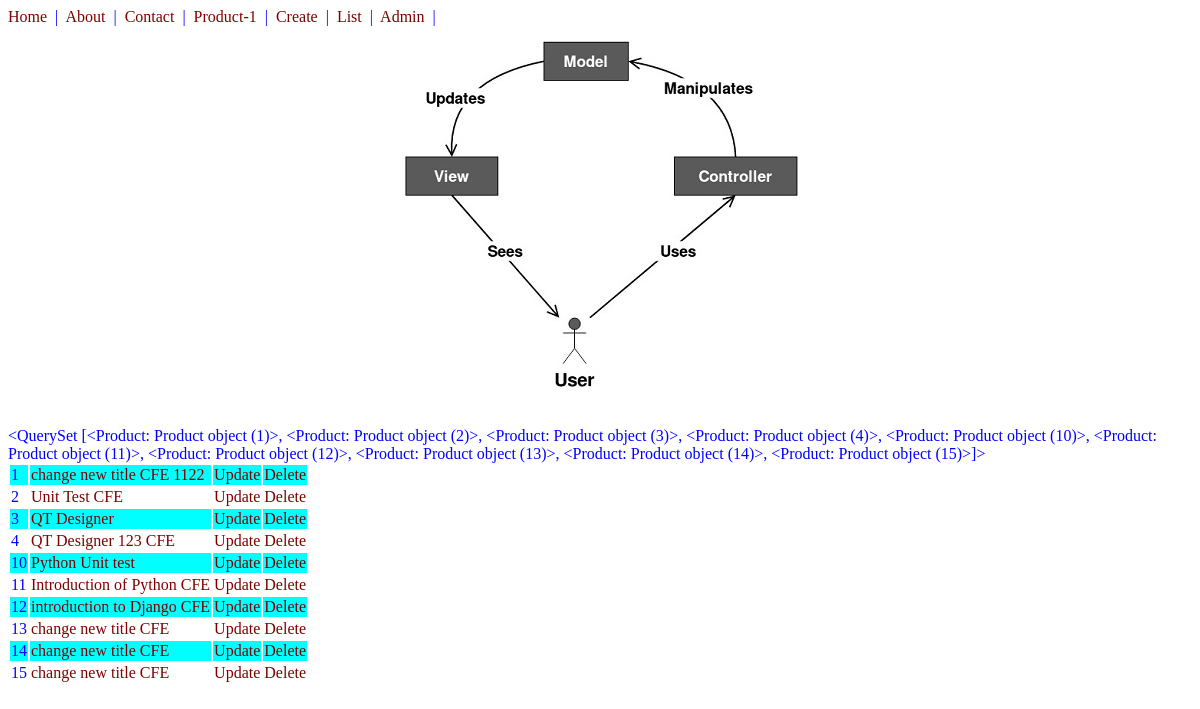
/products/, run on an earlier commit of the app's database.
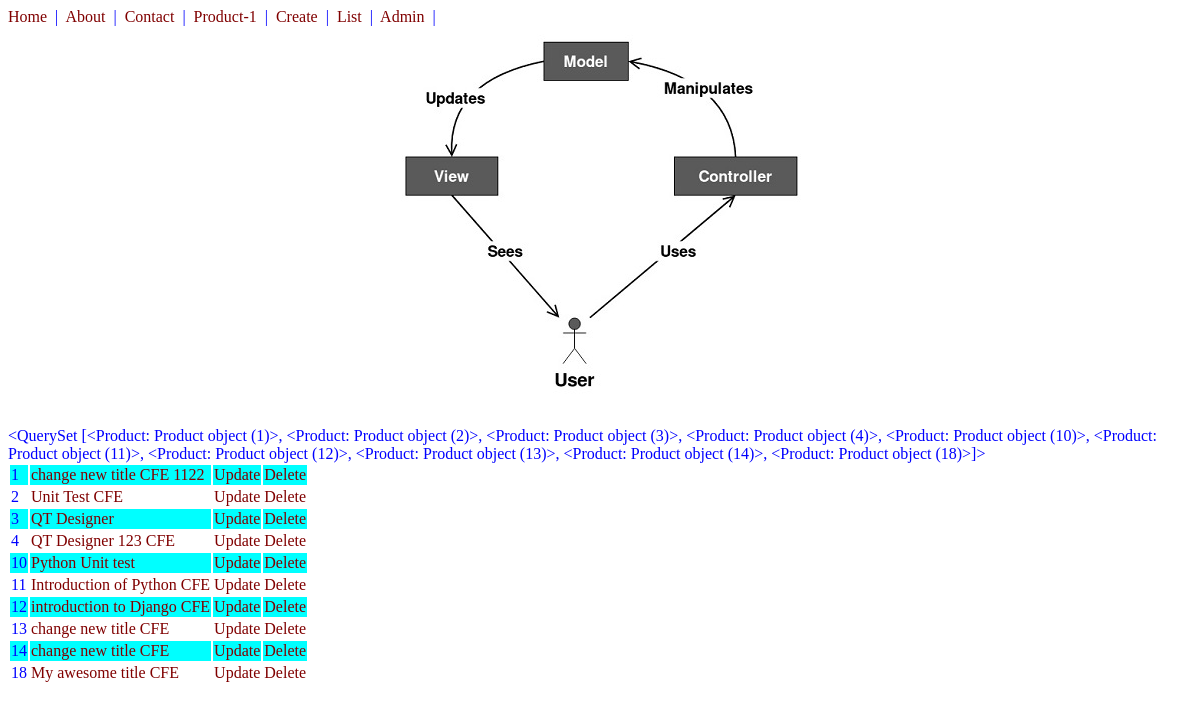
And on a later commit of the database.
### products/models.py (models this page shows)
class Product(models.Model):
    title = models.CharField(max_length=100)
    description = models.TextField(null=True)
    price = models.DecimalField(max_digits=10, decimal_places=2)
    def get_absolute_url(self):
        return reverse("products:product-detail", kwargs={'id':self.id}) # clean and easy way to make url dynamic
    def get_update_url(self):
        return reverse("products:product-update", kwargs={'id':self.id}) # clean and easy way to make url dynamic
    def get_delete_url(self):
        return reverse("products:product-delete", kwargs={'id':self.id}) # clean and easy way to make url dynamic

### products/views.py (the view)
# urls.py: path('', product_list_view, name='product-list'),
def product_list_view(request):
    queryset =  Product.objects.all()
    context = {
        "object_list":queryset
    }
    return render(request, "products/product_list.html", context)

### products/templates/products/product_list.html
{% extends 'base.html' %}
{% block content %}
{% load static %}
<div>
<center>
<img src="{% static 'images/mvc.jpg' %}">
</center>
</div>
<br/>
{{object_list}}
<table>
{% for prod in object_list %}
    {% cycle 'row1' 'row2' as rowcolors silent %}
    <tr class="{{ rowcolors }}">
        <td>{{prod.id}}</td>
        <td><a href='{{ prod.get_absolute_url }}'>{{prod.title}}</a></td>
        <td><a href='{{ prod.get_update_url }}'>Update</a></td>
        <td><a href='{{ prod.get_delete_url }}'>Delete</a></td>
    </tr>
{% endfor %}
</table>
{% endblock %}

What changed in the data, as far as the page shows it:
removed Product: id "15", title "change new title CFE"
computed for Product "change new title CFE 1122": id "…(14)>, <Product: Product object (15)>]>" → "…(14)>, <Product: Product object (18)>]>"
added Product: id "18", title "My awesome title CFE"
